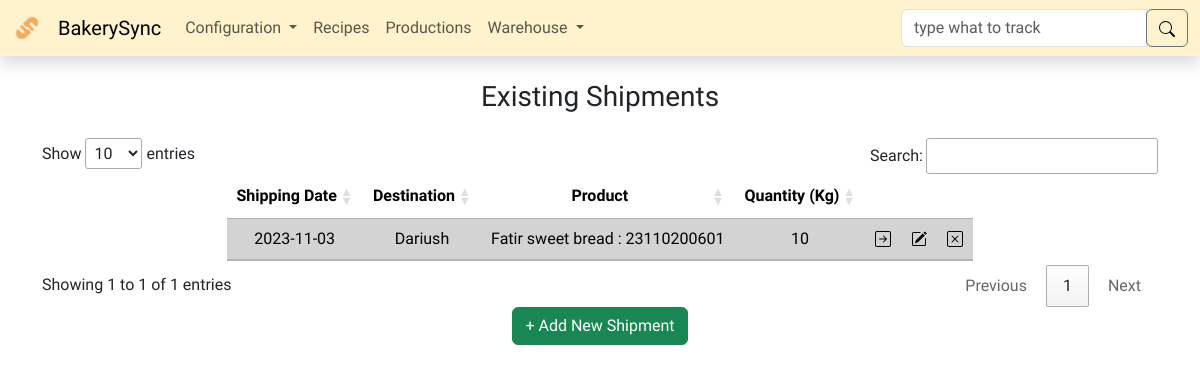
Page /shipments/ on the earlier database version.
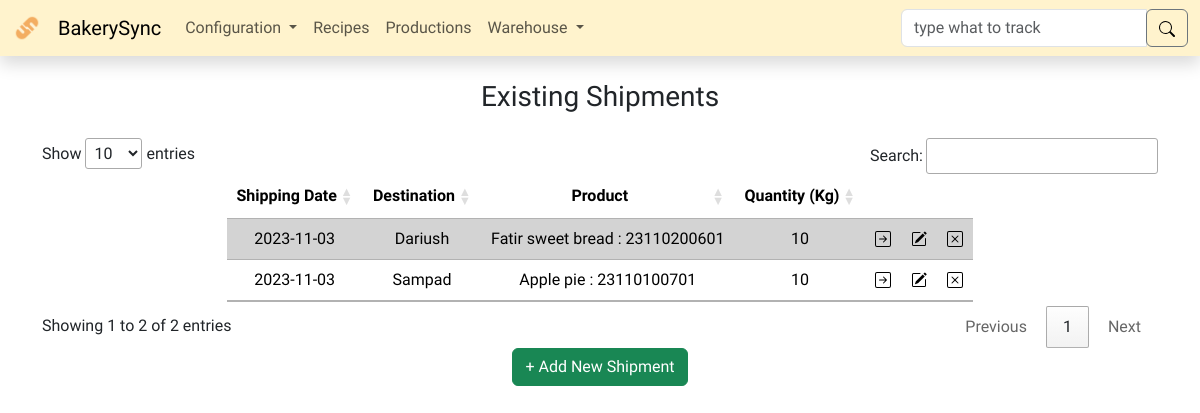
Same page on the later database version.
### models.py (models this page shows, shortened)
class BaseModel(db.Model):
    __abstract__ = True
    id = db.Column(db.Integer, primary_key=True)

class ProductShipment(BaseModel):
    production_id = db.Column(db.Integer, db.ForeignKey(
        Production.id), nullable=False)
    destination_id = db.Column(
        db.Integer, db.ForeignKey(Destination.id), nullable=False)
    shipping_date = db.Column(db.DateTime, nullable=False)
    quantity = db.Column(db.Integer, nullable=False)

class Destination(BaseModel):
    name = db.Column(db.String(255), unique=True, nullable=False)
    contact_person = db.Column(db.String(255))
    contact_information = db.Column(db.String(255))
    type = db.Column(db.String(255))
    location = db.Column(db.String(255))
    description = db.Column(db.String(255))
    shipments = db.relationship('ProductShipment', backref='destination')

class ProductType(BaseModel):
    name = db.Column(db.String(255), unique=True, nullable=False)
    productions = db.relationship('Production', backref='type')
    recipes = db.relationship('Recipe', backref='type')

class Production(BaseModel):
    print_batch = db.Column(db.String(255), unique=True, nullable=False)
    type_id = db.Column(db.Integer, db.ForeignKey(
        ProductType.id), nullable=False)
    production_time = db.Column(db.DateTime, nullable=False)
    recipe_id = db.Column(db.Integer, db.ForeignKey(Recipe.id), nullable=False)
    quantity = db.Column(db.Integer, nullable=False)
    shipments = db.relationship('ProductShipment', backref='production')
    ingredients = db.relationship(
        'IngredientArrival',
        secondary=production_arrival_association,
        back_populates='productions'
    )
    @property
    def stock(self):
        total_shipment = sum(shipment.quantity for shipment in self.shipments)
        stock = self.quantity - total_shipment
        return stock

### routes/shipments.py (the view)
@shipments_bp.route('/', methods=['GET', 'POST'])
def shipments():
    if request.method == 'POST':
        production_id = request.form['production_id']
        destination_id = request.form['destination_id']
        shipping_date_str = request.form['shipping_date']
        quantity_str = request.form['quantity']
        production = Production.query.filter_by(
            id=production_id).first()
        destination = Destination.query.filter_by(
            id=destination_id).first()
        if production and destination:
            try:
                shipping_date = datetime.fromisoformat(shipping_date_str)
                quantity = float(quantity_str)
            except ValueError:
                flash('Can not add! - Invalid date or quantity format', 'danger')
                return redirect(url_for('shipments.shipments'))
            except Exception as e:
                flash(f'Can not add! - Error: {str(e)}', 'warning')
                return redirect(url_for('shipments.shipments'))
        else:
            flash('Can not add! - Invalid production or destination', 'warning')
            return redirect(url_for('shipments.shipments'))
        if quantity < 1 or quantity > production.stock:
            flash('Can not add! - Quantity value is invalid', 'warning')
            return redirect(url_for('shipments.shipments'))
        if shipping_date < production.production_time:
            flash('Can not add! - Shipping date can not be before production', 'warning')
            return redirect(url_for('shipments.shipments'))
        new_shipment = ProductShipment(
            production_id=production_id,
            destination_id=destination_id,
            shipping_date=shipping_date,
            quantity=quantity
        )
        try:
            db.session.add(new_shipment)
            db.session.commit()
            flash('New shipment added successfully', 'success')
            return redirect(url_for('shipments.shipments'))
        except Exception as e:
            flash(f'Can not add! - Error: {str(e)}', 'warning')
            db.session.rollback()  # Rollback any changes to the database
            return redirect(url_for('shipments.shipments'))
    else:
        shipments = ProductShipment.query.all()
        productions = Production.query.order_by(
            Production.type_id, Production.production_time).all()
        destinations = Destination.query.order_by(Destination.name).all()
        context = {
            'shipments': shipments,
            'productions': productions,
            'destinations': destinations
        }
        return render_template('shipments.html', **context)

### app.py (called while the page is built)
@app.after_request
def after_request(response):
    response.headers["Cache-Control"] = "no-cache, no-store, must-revalidate"
    response.headers["Expires"] = 0
    response.headers["Pragma"] = "no-cache"
    return response

@app.template_filter('escape_html')
def escape_html_filter(s):
    result = ""
    for c in s:
        if c in ["'", '"']:
            result += "\\" + c
        else:
            result += c
    return result

### templates/shipments.html (shortened to what this page needs)
{% extends "layout.html" %}
{%block main %}
<div class="container mx-auto text-center">
  <h3 class="my-4">Existing Shipments</h3>
  <table id="shipment_table" class="table table-striped w-auto mx-auto">
    <thead>
      <tr>
        <th>Shipping Date</th>
        <th>Destination</th>
        <th>Product</th>
        <th>Quantity (Kg)</th>
        <th></th>
        <th></th>
        <th></th>
      </tr>
    </thead>
    <tbody>
      {% for shipment in shipments %}
      <tr>
        <td>{{ shipment.shipping_date.strftime('%Y-%m-%d') }}</td>
        <td>{{ shipment.destination.name }}</td>
        <td>{{ shipment.production.type.name }} : {{ shipment.production.print_batch }}</td>
        <td>{{ shipment.quantity }}</td>
        <td>
          <form action="{{ url_for('shipments.track') }}" method="post">
            <input
              type="image"
              src="/static/icons/arrow-right-square.svg"
              alt="track"
              name="shipment_track"
              title="Track this {{ shipment.production.type.name }} shipment"
            />
          </form>
        </td>
        <td>
          <img
            src="/static/icons/pencil-square.svg"
            alt="edit"
            name="shipment_edit"
            type="button"
            class="edit-shipment"
            title="Edit this {{ shipment.production.type.name }} shipment"
            data-bs-toggle="offcanvas"
            data-bs-target="#EditCanvas"
            aria-controls="EditCanvas"
            onclick="populateCanvas(
              '{{ shipment.id }}',
              '{{ shipment.production.id }}',
              '{{ shipment.destination_id }}',
              '{{ shipment.shipping_date }}',
              '{{ shipment.quantity }}'
            );"
          />
        </td>
        <td>
          <form
            id="del-{{ shipment.id }}"
            action="{{ url_for('shipments.delete_shipment') }}"
            method="post"
          >
            <img
              src="/static/icons/x-square.svg"
              alt="delete"
              name="source_delete"
              type="submit"
              title="Delete this {{ shipment.production.type.name }} shipment"
              onclick="return confirmDelete('del-{{ shipment.id }}', '{{ shipment.production.type.name|escape_html }} to {{ shipment.destination.name|escape_html }}');"
            />
          </form>
        </td>
      </tr>
      {% endfor %}
    </tbody>
  </table>
  <button
    class="btn btn-success"
    type="button"
    data-bs-toggle="offcanvas"
    data-bs-target="#AddCanvas"
    aria-controls="AddCanvas"
  >
    + Add New Shipment
  </button>
</div>
{% endblock %}

Differences in the rows shown:
added ProductShipment: shipping_date "2023-11-03", destination.name "Sampad", production.type.name "Apple pie", production.print_batch "23110100701", quantity "10"
Other differences:
text written by a page script: "Show entries Search: Showing 1 to 1 of 1 entries Previous 1 Next" → "Show entries Search: Showing 1 to 2 of 2 entries Previous 1 Next"
